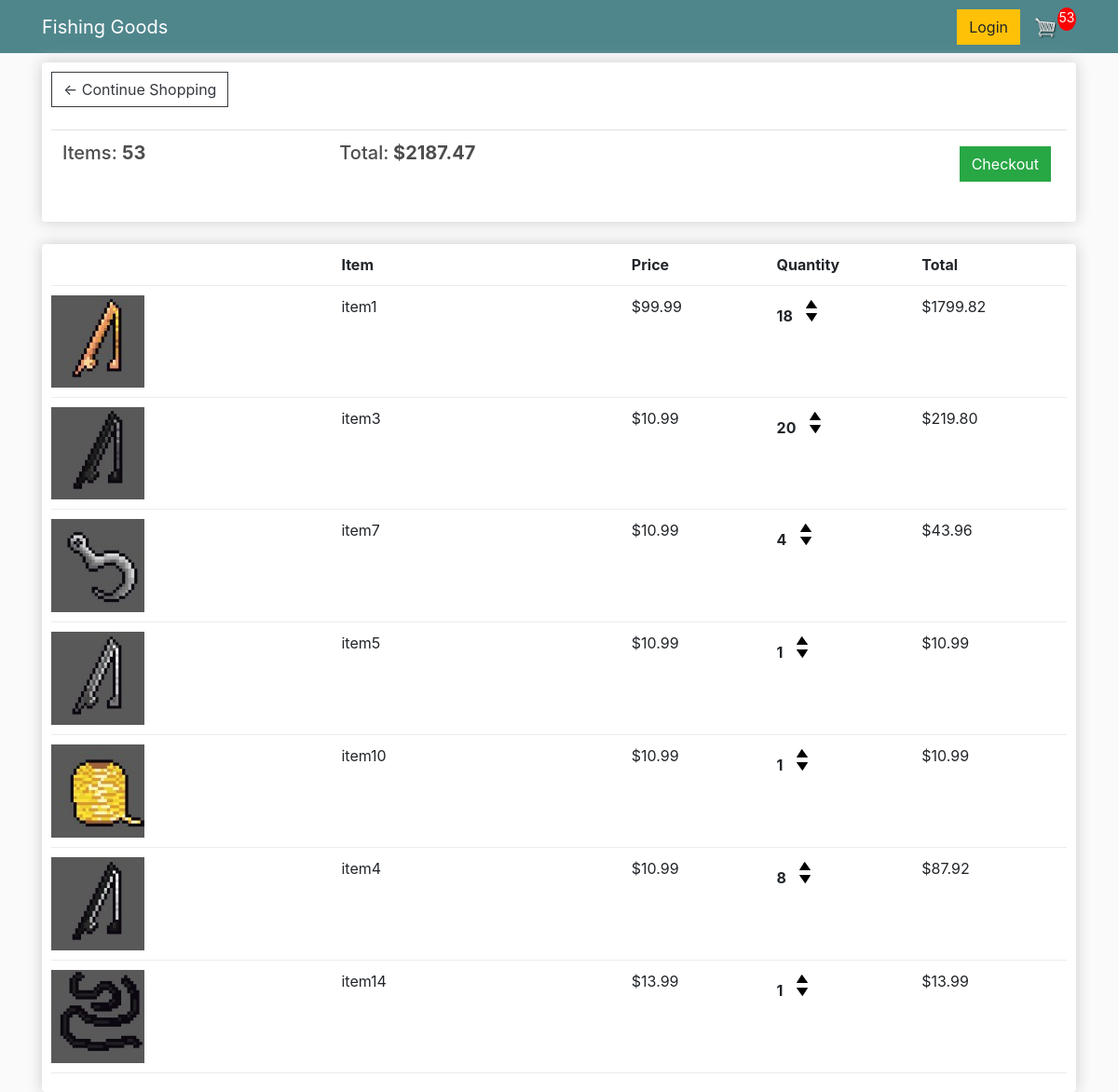
Page /cart/ on the committed database.
### homepage/models.py (models this page shows, shortened)
class Order(models.Model):
    date_ordered = models.DateTimeField(auto_now_add=True)
    transaction_id = models.CharField(max_length=100, null=True)
    @property
    def get_cart_total(self):
        orderitems = self.orderitem_set.all()
        total = sum([item.get_total for item in orderitems])
        return total
    @property
    def get_cart_items(self):
        orderitems = self.orderitem_set.all()
        total = sum([item.quantity for item in orderitems])
        return total

class OrderItem(models.Model):
    item = models.ForeignKey(Item, on_delete=models.SET_NULL, null=True)
    order = models.ForeignKey(Order, on_delete=models.SET_NULL, null=True)
    quantity = models.IntegerField(default=0, null=True, blank=True)
    date_added = models.DateTimeField(auto_now_add=True)
    @property
    def get_total(self):
        total = self.item.price * self.quantity
        return total

class Item(models.Model):
    name = models.CharField(max_length=256)
    description = models.CharField(max_length=2000)
    price = models.DecimalField(decimal_places=2,max_digits=10)
    image = models.ImageField(upload_to='products/')

### homepage/views.py (the view)
# urls.py: re_path(r'^cart/$',views.cart,name='cart'),
def cart(request):
    order, created = models.Order.objects.get_or_create()
    items = order.orderitem_set.all()
    cartitems = order.get_cart_items
    context = {'items':items, 'order':order, 'cartitems':cartitems}
    return render(request, 'homepage/cart.html', context)

### homepage/templates/homepage/cart.html
{% extends "homepage/homepage_base.html" %}
{% load static %}
{% block body_block %}
<div class="row">
<div class="col-lg-12">
  <div class="box-element">
    <a  class="btn btn-outline-dark" href="{% url 'homepage:index' %}">&#x2190; Continue Shopping</a>
    <br>
    <br>
    <table class="table">
      <tr>
        <th><h5>Items: <strong>{{order.get_cart_items}}</strong></h5></th>
        <th><h5>Total:<strong> ${{order.get_cart_total}}</strong></h5></th>
        <th>
          <a  style="float:right; margin:5px;" class="btn btn-success" href="{% url 'homepage:checkout' %}">Checkout</a>
        </th>
      </tr>
    </table>
  </div>
  <br>
  <div class="box-element">
    <div class="cart-row">
      <div style="flex:2"></div>
      <div style="flex:2"><strong>Item</strong></div>
      <div style="flex:1"><strong>Price</strong></div>
      <div style="flex:1"><strong>Quantity</strong></div>
      <div style="flex:1"><strong>Total</strong></div>
    </div>
    {% for item in items %}
    <div class="cart-row">
      <div style="flex:2"><img class="row-image" src="{{item.item.image.url}}"></div>
      <div style="flex:2"><p>{{item.item.name}}</p></div>
      <div style="flex:1"><p>${{item.item.price|floatformat:2}}</p></div>
      <div style="flex:1">
        <p class="quantity">{{item.quantity}}</p>
        <div class="quantity">
          <img class="chg-quantity" src="{% static  'images/arrow-up.png' %}">
          <img class="chg-quantity" src="{% static  'images/arrow-down.png' %}">
        </div>
      </div>
      <div style="flex:1"><p>${{item.get_total}}</p></div>
    </div>
    {% endfor %}
  </div>
</div>
</div>
{% endblock %}

### homepage/templates/homepage/homepage_base.html (shortened to what this page needs)
<!DOCTYPE html>
{% load static %}
<html lang="en" dir="ltr">
  <head>
    <link rel="stylesheet" href="https://stackpath.bootstrapcdn.com/bootstrap/4.4.1/css/bootstrap.min.css">
    <link rel="stylesheet" href="{% static "css/styles.css" %}">
  </head>
  <body>
    <nav class="navbar navbar-expand-lg navbar-dark bg-dark">
      <div class="container">
	  <a class="navbar-brand" href="{% url 'homepage:index' %}">Fishing Goods</a>
	  <div class="collapse navbar-collapse" id="navbarSupportedContent">
	    <div class="form-inline my-2 my-lg-0">
	     	<a href="{% url 'admin:index' %}"class="btn btn-warning">Login</a>
	     	<a href="{% url 'homepage:cart' %}">
	    		<img  id="cart-icon" src="{% static 'images/cart.png' %}">
	    	</a>
	    	<p id="cart-total">{{cartitems}}</p>
	    </div>
	  </div>
	</nav>
<div class="container">
  {% block body_block %}
  {% endblock %}
</div>
  </body>
</html>

### static/css/styles.css (style rules this page uses)
body { background-color: hsl(0, 0%, 98%); }
h1,h2,h3,h4,h5,h6 { color:hsl(0, 0%, 30%); }
.box-element { box-shadow:hsl(0, 0%, 80%) 0 0 16px; background-color: #fff; border-radius: 4px; padding: 10px; }
.bg-dark { background-color: #4f868c!important; }
#cart-icon { width:25px; display: inline-block; margin-left: 15px; }
#cart-total { display: block; text-align: center; color:#fff; background-color: red; width: 20px; height: 25px; border-radius: 50%; font-size: 14px; }
.col-lg-4, .col-lg-6, .col-lg-8, .col-lg-12 { margin-top: 10px; }
.btn { border-radius: 0; }
.row-image { width: 100px; }
.cart-row { display: flex; align-items: flex-stretch; padding-bottom: 10px; margin-bottom: 10px; border-bottom: 1px solid #ececec; }
.quantity { display: inline-block; font-weight: 700; padding-right:10px; }
.chg-quantity { width: 12px; cursor: pointer; display: block; margin-top: 5px; transition:.1s; }

### rows in the picture
Order: get_cart_items "53", get_cart_total "2187.47"
OrderItem: item.image (picture), item.name "item1", item.price "99.99", quantity "18", get_total "1799.82"
OrderItem: item.image (picture), item.name "item3", item.price "10.99", quantity "20", get_total "219.80"
OrderItem: item.image (picture), item.name "item7", item.price "10.99", quantity "4", get_total "43.96"
OrderItem: item.image (picture), item.name "item5", item.price "10.99", quantity "1", get_total "10.99"
OrderItem: item.image (picture), item.name "item10", item.price "10.99", quantity "1", get_total "10.99"
OrderItem: item.image (picture), item.name "item4", item.price "10.99", quantity "8", get_total "87.92"
OrderItem: item.image (picture), item.name "item14", item.price "13.99", quantity "1", get_total "13.99"

### other values in the picture
{{ cartitems }} "53"
